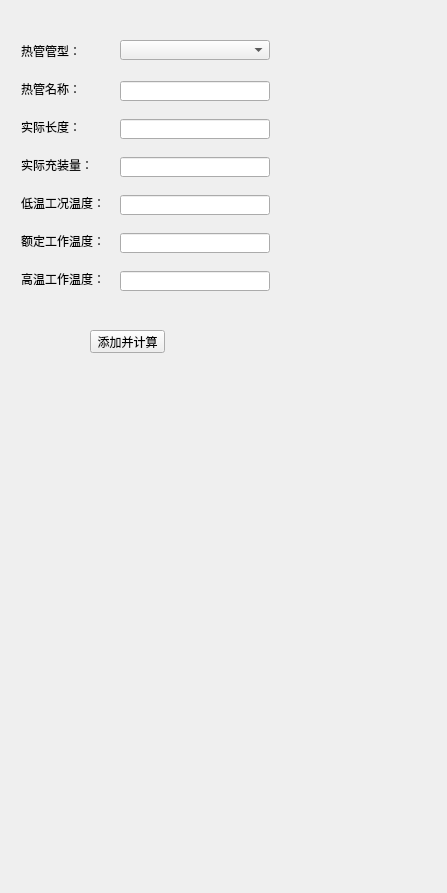
<?xml version="1.0" encoding="UTF-8"?>
<ui version="4.0">
 <class>Form</class>
 <widget class="QWidget" name="Form">
  <property name="geometry">
   <rect>
    <x>0</x>
    <y>0</y>
    <width>447</width>
    <height>893</height>
   </rect>
  </property>
  <property name="windowTitle">
   <string>Form</string>
  </property>
  <widget class="QLabel" name="label">
   <property name="geometry">
    <rect>
     <x>21</x>
     <y>43</y>
     <width>80</width>
     <height>16</height>
    </rect>
   </property>
   <property name="text">
    <string>热管管型：</string>
   </property>
  </widget>
  <widget class="QLineEdit" name="lineEdit">
   <property name="geometry">
    <rect>
     <x>120</x>
     <y>81</y>
     <width>150</width>
     <height>20</height>
    </rect>
   </property>
  </widget>
  <widget class="QLabel" name="label_4">
   <property name="geometry">
    <rect>
     <x>21</x>
     <y>81</y>
     <width>80</width>
     <height>16</height>
    </rect>
   </property>
   <property name="text">
    <string>热管名称：</string>
   </property>
  </widget>
  <widget class="QComboBox" name="comboBox">
   <property name="geometry">
    <rect>
     <x>120</x>
     <y>40</y>
     <width>150</width>
     <height>20</height>
    </rect>
   </property>
  </widget>
  <widget class="QLineEdit" name="lineEdit_2">
   <property name="geometry">
    <rect>
     <x>120</x>
     <y>119</y>
     <width>150</width>
     <height>20</height>
    </rect>
   </property>
  </widget>
  <widget class="QLabel" name="label_3">
   <property name="geometry">
    <rect>
     <x>21</x>
     <y>119</y>
     <width>80</width>
     <height>16</height>
    </rect>
   </property>
   <property name="text">
    <string>实际长度：</string>
   </property>
  </widget>
  <widget class="QLineEdit" name="lineEdit_3">
   <property name="geometry">
    <rect>
     <x>120</x>
     <y>157</y>
     <width>150</width>
     <height>20</height>
    </rect>
   </property>
   <property name="text">
    <string/>
   </property>
  </widget>
  <widget class="QLabel" name="label_7">
   <property name="geometry">
    <rect>
     <x>21</x>
     <y>157</y>
     <width>80</width>
     <height>16</height>
    </rect>
   </property>
   <property name="layoutDirection">
    <enum>Qt::LeftToRight</enum>
   </property>
   <property name="text">
    <string>实际充装量：</string>
   </property>
   <property name="margin">
    <number>0</number>
   </property>
  </widget>
  <widget class="QLineEdit" name="lineEdit_4">
   <property name="geometry">
    <rect>
     <x>120</x>
     <y>195</y>
     <width>150</width>
     <height>20</height>
    </rect>
   </property>
   <property name="text">
    <string/>
   </property>
  </widget>
  <widget class="QLabel" name="label_9">
   <property name="geometry">
    <rect>
     <x>21</x>
     <y>195</y>
     <width>80</width>
     <height>16</height>
    </rect>
   </property>
   <property name="text">
    <string>低温工况温度：</string>
   </property>
  </widget>
  <widget class="QLineEdit" name="lineEdit_5">
   <property name="geometry">
    <rect>
     <x>120</x>
     <y>233</y>
     <width>150</width>
     <height>20</height>
    </rect>
   </property>
   <property name="text">
    <string/>
   </property>
  </widget>
  <widget class="QLabel" name="label_11">
   <property name="geometry">
    <rect>
     <x>21</x>
     <y>233</y>
     <width>80</width>
     <height>16</height>
    </rect>
   </property>
   <property name="text">
    <string>额定工作温度：</string>
   </property>
  </widget>
  <widget class="QLineEdit" name="lineEdit_6">
   <property name="geometry">
    <rect>
     <x>120</x>
     <y>271</y>
     <width>150</width>
     <height>20</height>
    </rect>
   </property>
   <property name="text">
    <string/>
   </property>
  </widget>
  <widget class="QLabel" name="label_13">
   <property name="geometry">
    <rect>
     <x>21</x>
     <y>271</y>
     <width>80</width>
     <height>16</height>
    </rect>
   </property>
   <property name="text">
    <string>高温工作温度：</string>
   </property>
  </widget>
  <widget class="QPushButton" name="pushButton">
   <property name="geometry">
    <rect>
     <x>90</x>
     <y>330</y>
     <width>75</width>
     <height>23</height>
    </rect>
   </property>
   <property name="text">
    <string>添加并计算</string>
   </property>
  </widget>
 </widget>
 <resources/>
 <connections/>
</ui>
